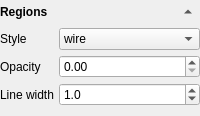
        <widget class="QWidget" name="widget_regions" native="true">
         <layout class="QGridLayout" name="gridLayout_4">
          <property name="leftMargin">
           <number>0</number>
          </property>
          <property name="topMargin">
           <number>0</number>
          </property>
          <property name="rightMargin">
           <number>0</number>
          </property>
          <property name="bottomMargin">
           <number>5</number>
          </property>
          <property name="spacing">
           <number>5</number>
          </property>
          <item row="0" column="0">
           <widget class="QLabel" name="label_regions">
            <property name="font">
             <font>
              <weight>75</weight>
              <bold>true</bold>
             </font>
            </property>
            <property name="text">
             <string>Regions</string>
            </property>
           </widget>
          </item>
          <item row="0" column="1">
           <widget class="QToolButton" name="toolButton_regions_toggle">
            <property name="text">
             <string>...</string>
            </property>
            <property name="autoRaise">
             <bool>true</bool>
            </property>
            <property name="arrowType">
             <enum>Qt::UpArrow</enum>
            </property>
           </widget>
          </item>
          <item row="1" column="0" colspan="2">
           <widget class="QWidget" name="widget_regions_opts" native="true">
            <layout class="QGridLayout" name="gridLayout_7">
             <property name="leftMargin">
              <number>0</number>
             </property>
             <property name="topMargin">
              <number>0</number>
             </property>
             <property name="rightMargin">
              <number>0</number>
             </property>
             <property name="bottomMargin">
              <number>5</number>
             </property>
             <property name="spacing">
              <number>5</number>
             </property>
             <item row="0" column="0">
              <widget class="QLabel" name="label_11">
               <property name="text">
                <string>Style</string>
               </property>
              </widget>
             </item>
             <item row="1" column="0">
              <widget class="QLabel" name="label_12">
               <property name="text">
                <string>Opacity</string>
               </property>
              </widget>
             </item>
             <item row="0" column="1">
              <widget class="QComboBox" name="comboBox_regions_style">
               <property name="sizePolicy">
                <sizepolicy hsizetype="Expanding" vsizetype="Fixed">
                 <horstretch>0</horstretch>
                 <verstretch>0</verstretch>
                </sizepolicy>
               </property>
               <item>
                <property name="text">
                 <string>wire</string>
                </property>
               </item>
               <item>
                <property name="text">
                 <string>solid</string>
                </property>
               </item>
               <item>
                <property name="text">
                 <string>edges</string>
                </property>
               </item>
               <item>
                <property name="text">
                 <string>points</string>
                </property>
               </item>
              </widget>
             </item>
             <item row="1" column="1">
              <widget class="QDoubleSpinBox" name="doubleSpinBox_regions_opacity">
               <property name="maximum">
                <double>1.000000000000000</double>
               </property>
               <property name="singleStep">
                <double>0.100000000000000</double>
               </property>
              </widget>
             </item>
             <item row="2" column="1">
              <widget class="QDoubleSpinBox" name="doubleSpinBox_regions_linewidth">
               <property name="decimals">
                <number>1</number>
               </property>
               <property name="minimum">
                <double>0.500000000000000</double>
               </property>
               <property name="maximum">
                <double>10.000000000000000</double>
               </property>
               <property name="value">
                <double>1.000000000000000</double>
               </property>
              </widget>
             </item>
             <item row="2" column="0">
              <widget class="QLabel" name="label_23">
               <property name="text">
                <string>Line width</string>
               </property>
              </widget>
             </item>
            </layout>
           </widget>
          </item>
         </layout>
        </widget>
